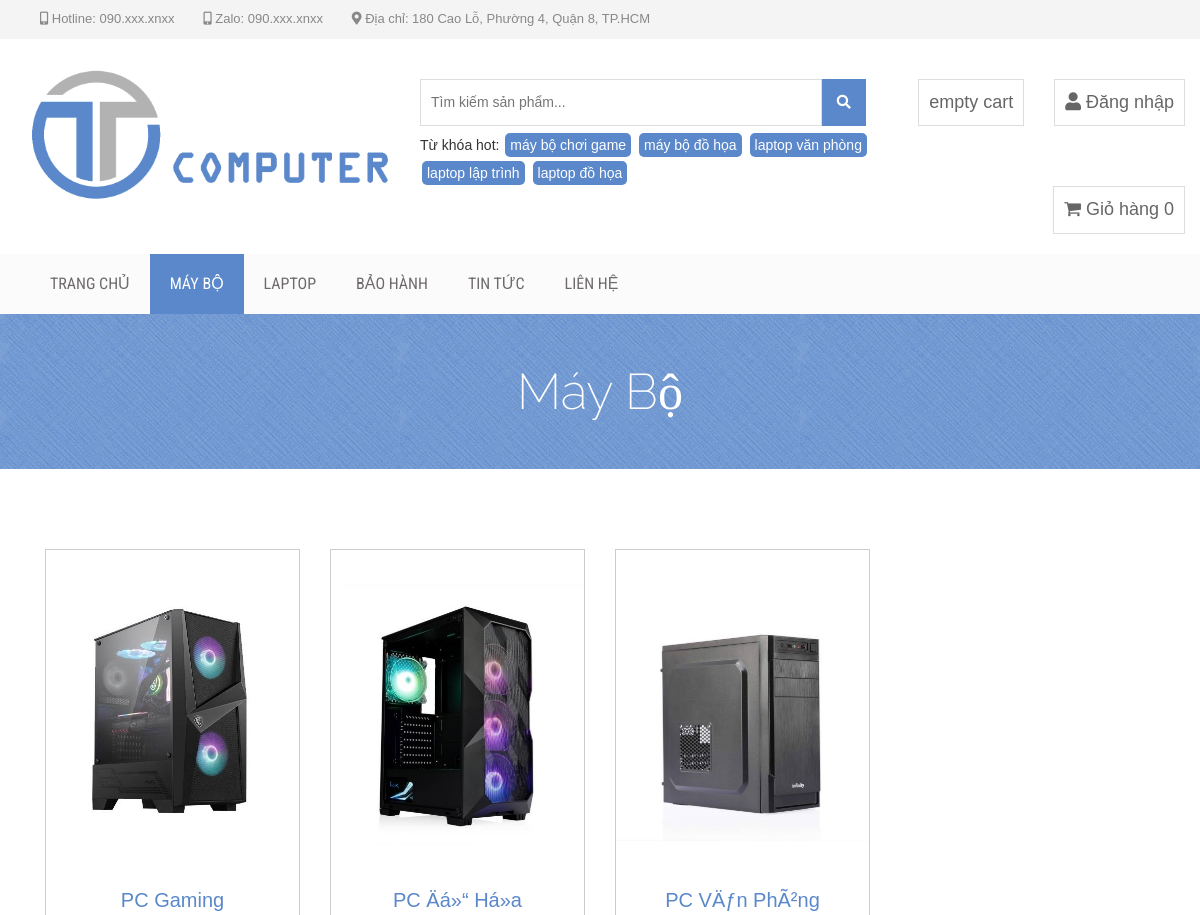
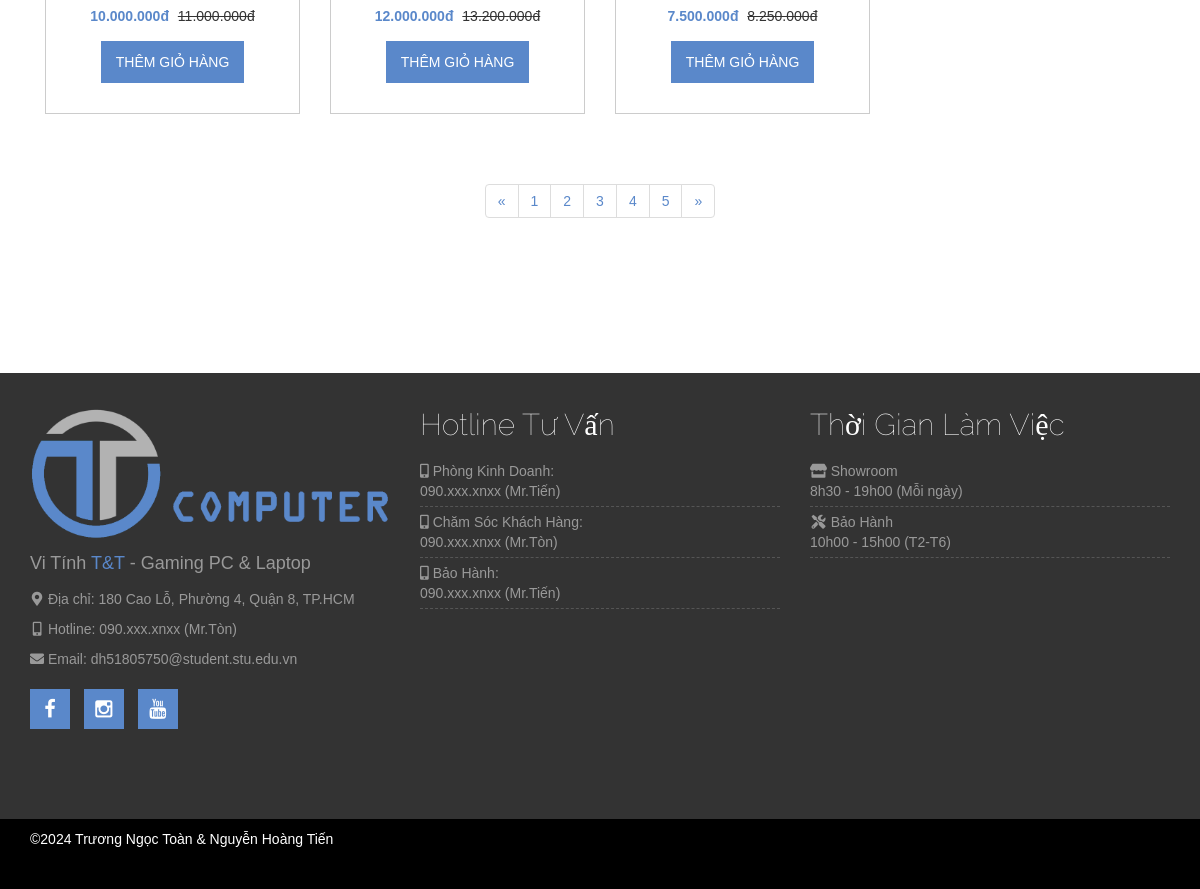
The app's page /view/may-bo.php with its own data (2 pictures, top to bottom).
### tables this page shows
CREATE TABLE IF NOT EXISTS `sanpham` (
  `masp` int(10) NOT NULL AUTO_INCREMENT,
  `tensp` varchar(150) NOT NULL,
  `madmsp` int(10) NOT NULL,
  `baohanh` tinyint(2) NOT NULL,
  `soluong` int(10) NOT NULL,
  `dongia` double NOT NULL,
  `mota` varchar(500) DEFAULT NULL,
  `hinh` varchar(150) NOT NULL,
  PRIMARY KEY (`masp`),
  KEY `madmsp` (`madmsp`)
);

### admin/model/database.php (called while the page is built, shortened)
<?php
class Database{
  private $servername;
  private $username;
  private $password;
  private $dbname;
  private static $conn;
  public function __construct(){
    $this->servername = "localhost";
    $this->username = "root";
    $this->password = "";
    $this->dbname = "vitinhtt";
    return self::$conn;
  }
  private function ketNoiDB(){
        try {
      self::$conn = new PDO("mysql:host=$this->servername;dbname=$this->dbname", $this->username, $this->password);
      self::$conn->setAttribute(PDO::ATTR_ERRMODE, PDO::ERRMODE_EXCEPTION);
      return self::$conn;
    } catch(PDOException $e) {
      echo "Connection failed: " . $e->getMessage();
      return false;
    }
  }
  public function timDanhSach($query){
    if(self::$conn != false){
      $stmt = self::$conn->prepare($query);
      $stmt->execute();
      $result = $stmt->setFetchMode(PDO::FETCH_ASSOC);
      if($result==true){
        return $stmt->fetchAll();
      }
    }
    return null;
  }
  public function timMotDoiTuong($query, $param = array()){
    if(self::$conn != false){
      $stmt = self::$conn->prepare($query);
      $stmt->execute($param);
      $result = $stmt->setFetchMode(PDO::FETCH_ASSOC);
      $arrDoiTuong=$stmt->fetchAll();
      $dem=count($arrDoiTuong);
      if($result==true && $dem>0){
        return $arrDoiTuong[0];
      }
    }
    return null;
  }public function timKiemSanPham($query, $param = array()){
    if(self::$conn != false){
      $stmt = self::$conn->prepare($query);
      $stmt->execute($param);
      $result = $stmt->setFetchMode(PDO::FETCH_ASSOC);
      if($result==true){
        return $stmt->fetchAll();
      }
    }
    return null;
  }
}
?>

### admin/model/sanpham.php (called while the page is built, shortened)
<?php
include_once 'database.php';
class SanPham{
    private $dongia;
    public function __construct() {
        $this->dongia = null;
    }
    public function queryLayDanhSachSanPham() {
        $query="SELECT * FROM sanpham";
        return $query;
    }
    public function giaChuaGiam() {
        return $this->dongia*(1+1/10);
    }
    public function set_dongia($dongia) {
        $this->dongia = (double)$dongia;
    }
}
?>

### admin/model/danhmucsp.php (called while the page is built, shortened)
<?php
class DanhMucSP
{
    public function queryTimDanhMucSPTheoMa()
    {
        $query = "SELECT * FROM danhmucsp WHERE madmsp=:madmsp ";
        return $query;
    }
}?>

### view/may-bo.php (the view, shortened to what this page needs)
<!DOCTYPE html>
<html lang="en">
<head>
    <?php include '../view/layout/head.php'; ?>
</head>
<body>
    <?php include '../view/layout/header-menu.php'; ?>
    <div class="product-big-title-area">
        <div class="container">
            <div class="row">
                <div class="col-md-12">
                    <div class="product-bit-title text-center">
                        <h2>Máy Bộ</h2>
                    </div>
                </div>
            </div>
        </div>
    </div>
    <div class="single-product-area">
        <div class="container">
            <?php
            include_once '../admin/model/database.php';
            include_once '../admin/model/sanpham.php';
            include_once '../admin/model/danhmucsp.php';
            $db = new Database();
            $SanPham = new SanPham();
            $DanhMucSP = new DanhMucSP();
            $queryLayDanhSachSanPham = $SanPham->queryLayDanhSachSanPham();
            $arrSanPham = $db->timDanhSach($queryLayDanhSachSanPham);
            if (count($arrSanPham) > 0) {
                foreach ($arrSanPham as $sp) {
                    $SanPham->set_dongia($sp['dongia']);
                    $query = $DanhMucSP->queryTimDanhMucSPTheoMa();
                    $param = array(":madmsp"=>$sp['madmsp']);
                    $dmsp = $db->timMotDoiTuong($query,$param);
                    if ($dmsp != null) {
                        if ($dmsp['madmspcha'] == "1") {
                            echo '<div class="col-md-3 col-sm-6">';
                            echo '<form action="../controller/xulygiohang.php" method="POST">';
                            echo '  <div class="single-shop-product san-pham">';
                            echo '      <div class="product-upper">';
                            echo '          <a href="chi-tiet-san-pham.php?masp='.$sp['masp'].'"><img src="../view/img/uploads/' . $sp['hinh'] . '" alt=""></a>';
                            echo '      </div>';
                            echo '      <h2><a href="chi-tiet-san-pham.php?masp='.$sp['masp'].'">' . $sp['tensp'] . '</a></h2>';
                            echo '      <div class="product-carousel-price">';
                            echo '          <ins>' . number_format($sp['dongia'], 0, ",", ".") . 'đ</ins> <del>' . number_format($SanPham->giaChuaGiam(), 0, ",", ".") . 'đ</del>';
                            echo '      </div>  ';
                            echo '      <div class="product-option-shop">';
                            echo '          <button type="submit" name="order_action" value="add" class="add_to_cart_button" data-quantity="1" data-product_sku="" data-product_id="70" rel="nofollow" ">Thêm giỏ hàng</button>';
                            echo '      </div>';
                            echo '  </div>';
                            echo '</form>';
                            echo '</div>';
                        }
                    }
                }
            }
            ?>
            <div class="row">
                <div class="col-md-12">
                    <div class="product-pagination text-center">
                        <nav>
                            <ul class="pagination">
                                <li>
                                    <a href="#" aria-label="Previous">
                                        <span aria-hidden="true">&laquo;</span>
                                    </a>
                                </li>
                                <li><a href="#">1</a></li>
                                <li><a href="#">2</a></li>
                                <li><a href="#">3</a></li>
                                <li><a href="#">4</a></li>
                                <li><a href="#">5</a></li>
                                <li>
                                    <a href="#" aria-label="Next">
                                        <span aria-hidden="true">&raquo;</span>
                                    </a>
                                </li>
                            </ul>
                        </nav>
                    </div>
                </div>
            </div>
        </div>
    </div>
    <?php include '../view/layout/footer.php'; ?>
</body>
</html>

### records on screen
sanpham: hinh (picture), tensp "PC Gaming", dongia "10.000.000", dongia "11.000.000"
sanpham: hinh (picture), tensp "PC Äá»“ Há»a", dongia "12.000.000", dongia "13.200.000"
sanpham: hinh (picture), tensp "PC VÄƒn PhÃ²ng", dongia "7.500.000", dongia "8.250.000"
